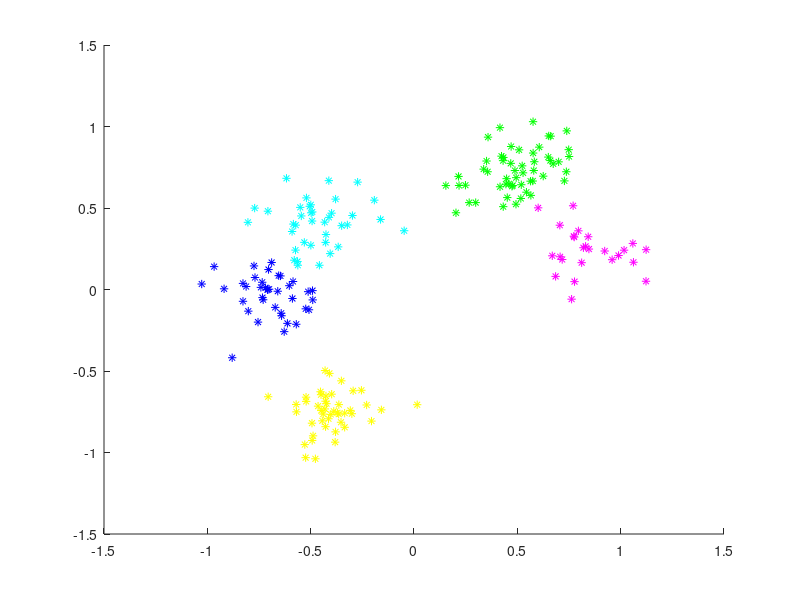

Here is the MATLAB script that generated this plot:
function hierarchical2()

    load('points');
    no = size(pts,1);
    clusters = cell(no,1);
    clustDist = pdist2(pts,pts);
    ptDist = clustDist;

    
    useCentroid =0;
    thresh = 0.48; % good for centroid and mean, difference visible at 0.8
    
    for i = 1:no
        clusters{i} = i;
        clustDist(i,i) = inf;
        
    end

   
    minDist = min(min(clustDist));
  
    while (minDist < thresh)
        
       
        [r,c] = find(clustDist==minDist);
        r = r(1);
        c=c(1);
        % merge clusters r and c
        clusters{r} = [clusters{r},clusters{c}];
      
        % get coordinates of points in new cluster
        clustPts = pts(clusters{r}',:);
        
        % update distance
        if (useCentroid)
            % centroid - distance to centers
            
            
            % get centroid 
            clustCentr = getClusterCentroid(clustPts);
            for i = 1:size(clustDist,1)
                clustDist(r,i) = pdist2(clustCentr, getClusterCentroid(pts(clusters{i}',:)));
            end
            
        else
            % mean - mean of all distances
            for y = 1:size(clustDist,1)
                clustY = pts(clusters{y}',:);
                s = 0;
                for i = 1:size(clusters{r},2)
                    for j = 1:size(clustY,1)
                        s = s+ptDist(clusters{r}(i),clusters{y}(j)) ;
                    end
                end
                clustDist(r,y) = 1/(size(clusters{r},2)*size(clusters{y},2))*s;
            end
        end
        clustDist(:,r) = clustDist(r,:)';
        clustDist(r,r) = inf;
        clustDist(c,:) = [];
        clustDist(:,c) = [];
        clusters(c) = [];
         % find closest elements
        minDist = min(min(clustDist));
        minDist
    end

    figure;
    col = [1,0,0;0,1,0;0,0,1;1,1,0;1,0,1;0,1,1;0,0,0;0.5,0.5,0.5;0.5,0,0;0,0.5,0;0,0,0.5];
    for i = 1:size(clusters,1)
        ix = clusters{i}';
        hold on;
        scatter(pts(ix,1),pts(ix,2),'*','MarkerEdgeColor',col(mod(i,size(col,1))+1,:));    
    end
    
end

function centr = getClusterCentroid(clustPts)
   % centr = [((max(clustPts(:,1))-min(clustPts(:,1)))/2+min(clustPts(:,1))),...
   %             ((max(clustPts(:,2))-min(clustPts(:,2)))/2+min(clustPts(:,2)))];
   centr = [1/size(clustPts,1) * sum(clustPts(:,1)),1/size(clustPts,1) * sum(clustPts(:,2))];
end
